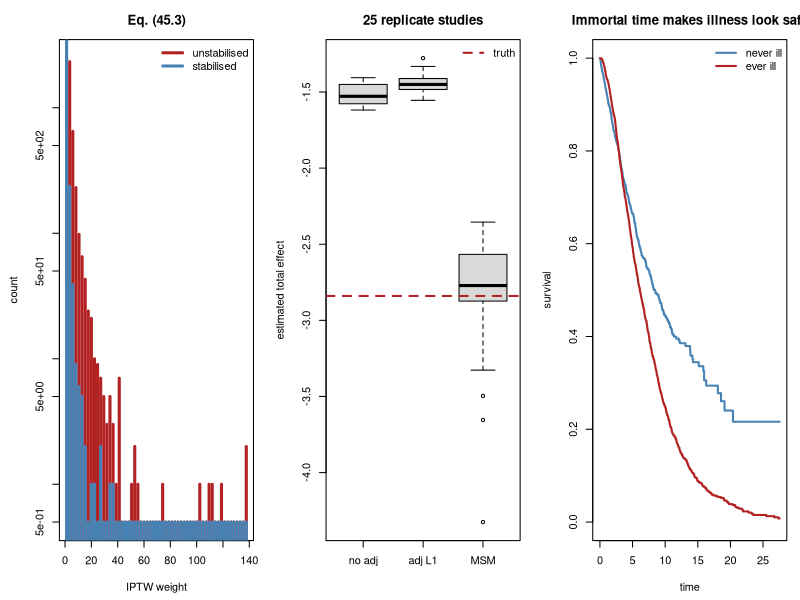

Reproduce this figure in R.
## ---- chunk 1
suppressPackageStartupMessages(library(survival))
MODULE_NAME <- "45_longitudinal_causal"
OUT <- file.path(Sys.getenv("STATS_OUT", unset = "results"), MODULE_NAME)
dir.create(OUT, recursive = TRUE, showWarnings = FALSE)
header <- function(txt) cat("\n", strrep("=", 72), "\n", txt, "\n",
                            strrep("=", 72), "\n", sep = "")
set.seed(45)
TRUE_PER_PERIOD <- -1.0       # effect of one period of treatment on Y
## ---- chunk 2
header("1. Simulating the structure in eq. (45.1)")
simulate_study <- function(n = 6000, seed = 0, effect = TRUE_PER_PERIOD) {
  set.seed(seed)
  U <- rnorm(n)                             # stable frailty, unobserved
  L0 <- rnorm(n) + 0.8 * U                  # baseline biomarker
  A0 <- as.numeric(runif(n) < plogis(0.9 * L0))
  # L1 responds to treatment AND to frailty: mediator and confounder at once.
  L1 <- 0.7 * L0 + 0.9 * U - 1.4 * A0 + rnorm(n)
  A1 <- as.numeric(runif(n) < plogis(0.9 * L1))
  Y <- effect * (A0 + A1) + 1.1 * U + 0.6 * L1 + rnorm(n)
  data.frame(U = U, L0 = L0, A0 = A0, L1 = L1, A1 = A1, Y = Y, cum = A0 + A1)
}
## ---- chunk 3
true_mean <- function(a0, a1, n = 400000, seed = 99,
                      effect = TRUE_PER_PERIOD) {
  set.seed(seed)
  U <- rnorm(n)
  L0 <- rnorm(n) + 0.8 * U
  L1 <- 0.7 * L0 + 0.9 * U - 1.4 * a0 + rnorm(n)
  mean(effect * (a0 + a1) + 1.1 * U + 0.6 * L1 + rnorm(n))
}
BASE <- true_mean(0, 0)
TRUE_A0 <- true_mean(1, 0) - BASE
TRUE_A1 <- true_mean(0, 1) - BASE
TRUE_BOTH <- true_mean(1, 1) - BASE
d <- simulate_study(seed = 1)
cat(sprintf("  n = %d, direct effect per period = %.1f\n", nrow(d),
            TRUE_PER_PERIOD))
cat("\n  TRUE effects, obtained by intervening on the simulation:\n")
cat(sprintf("    treat at t0 only : %+.3f   (direct %+.2f, plus %+.2f through L1)\n",
            TRUE_A0, TRUE_PER_PERIOD, -1.4 * 0.6))
cat(sprintf("    treat at t1 only : %+.3f   (direct only; nothing downstream)\n",
            TRUE_A1))
cat(sprintf("    treat in both    : %+.3f\n", TRUE_BOTH))
cat("\n  The two periods do NOT have the same total effect, because only A0\n")
cat("  has a mediated path. An MSM with a single 'cumulative treatment'\n")
cat("  coefficient would be misspecified here.\n")
cat(sprintf("  treated at t0: %.1f%%; treated at t1: %.1f%%\n",
            100 * mean(d$A0), 100 * mean(d$A1)))
cat("\n  L1 is caused by A0 (coefficient -1.4) and predicts A1:\n")
cat(sprintf("    mean L1 | A0=0 : %+.3f\n", mean(d$L1[d$A0 == 0])))
cat(sprintf("    mean L1 | A0=1 : %+.3f\n", mean(d$L1[d$A0 == 1])))
cat(sprintf("    corr(L1, A1)   : %+.3f\n", cor(d$L1, d$A1)))
cat("\n  Treatment at t0 lowers the biomarker, and a low biomarker makes
  treatment at t1 less likely. So L1 sits on the causal path from A0 to Y and
  simultaneously confounds A1.\n")
## ---- chunk 4
header("2. Adjust for L1, or do not: both are wrong")
models <- list("Y ~ cum (no adjustment)" = Y ~ cum,
               "Y ~ cum + L0" = Y ~ cum + L0,
               "Y ~ cum + L0 + L1 (adjust the mediator)" = Y ~ cum + L0 + L1,
               "Y ~ cum + L0 + L1 + U (impossible)" = Y ~ cum + L0 + L1 + U)
cat(sprintf("  true effect of treatment in BOTH periods = %.3f\n\n", TRUE_BOTH))
cat(sprintf("  %-44s%11s%9s\n", "model", "estimate", "bias"))
for (nm in names(models)) {
  b <- coef(lm(models[[nm]], data = d))[["cum"]] * 2
  cat(sprintf("  %-44s%11.3f%9.3f\n", nm, b, b - TRUE_BOTH))
}
cat("\n  Not adjusting for L1 leaves A1 confounded by the biomarker. Adjusting
  for L1 blocks the pathway through which A0 acts, and additionally conditions
  on a collider (L1 is caused by both A0 and U), which opens a new bias.

  Even the impossible model, which adjusts for the unobserved frailty U, does
  not recover the total effect, because it still blocks the mediated path.

  There is no covariate set that fixes this. The problem is not a missing
  variable, it is that one variable has two incompatible roles.\n")
## ---- chunk 5
header("3. Stabilised weights and the MSM (45.2)-(45.3)")
msm_weights <- function(d, stabilise = TRUE, truncate = NULL) {
  # Denominator: treatment model given the full measured history.
  p0_d <- predict(glm(A0 ~ L0, binomial(), d), type = "response")
  p1_d <- predict(glm(A1 ~ L1 + L0 + A0, binomial(), d), type = "response")
  den <- ifelse(d$A0 == 1, p0_d, 1 - p0_d) * ifelse(d$A1 == 1, p1_d, 1 - p1_d)
  num <- 1
  if (stabilise) {
    p0_n <- predict(glm(A0 ~ 1, binomial(), d), type = "response")
    p1_n <- predict(glm(A1 ~ A0, binomial(), d), type = "response")
    num <- ifelse(d$A0 == 1, p0_n, 1 - p0_n) *
           ifelse(d$A1 == 1, p1_n, 1 - p1_n)
  }
  w <- num / den
  if (!is.null(truncate))
    w <- pmin(pmax(w, quantile(w, truncate / 100)),
              quantile(w, 1 - truncate / 100))
  w
}
## ---- chunk 6
acc <- matrix(NA_real_, 25, 6)
for (i in 1:25) {
  di <- simulate_study(n = 6000, seed = 1200 + i)
  f1 <- coef(lm(Y ~ A0 + A1 + L0, data = di))
  f2 <- coef(lm(Y ~ A0 + A1 + L0 + L1, data = di))
  fm <- coef(lm(Y ~ A0 + A1, data = di, weights = msm_weights(di)))
  acc[i, ] <- c(f1[["A0"]], f1[["A1"]], f2[["A0"]], f2[["A1"]],
                fm[["A0"]], fm[["A1"]])
}
m <- colMeans(acc)
cat("  mean over 25 replicate studies of n = 6,000\n\n")
cat(sprintf("  %-40s%11s%11s%9s%9s\n", "method", "A0 effect", "A1 effect",
            "both", "bias"))
for (z in list(list("regression adjusting L0 only", 1, 2),
               list("regression adjusting L0 and L1", 3, 4),
               list("MSM by stabilised IPTW (45.3)", 5, 6))) {
  tot <- m[z[[2]]] + m[z[[3]]]
  cat(sprintf("  %-40s%11.3f%11.3f%9.3f%9.3f\n", z[[1]], m[z[[2]]],
              m[z[[3]]], tot, tot - TRUE_BOTH))
}
cat(sprintf("  %-40s%11.3f%11.3f%9.3f%9.3f\n", "TRUTH (by intervention)",
            TRUE_A0, TRUE_A1, TRUE_BOTH, 0))
w <- msm_weights(d)
cat("\n  The MSM recovers both effects, including the larger total effect of
  A0 that runs partly through L1. The weights build a pseudo-population in
  which L1 no longer predicts A1, so the confounding is removed WITHOUT
  conditioning on the mediator, which is why the mediated path survives in the
  estimate.

  The regression adjusting for L1 does the opposite: it recovers roughly the
  DIRECT effect of A0 and loses the mediated part entirely.

  Note the MSM still assumes no unmeasured confounding of treatment, which
  here means it would fail if U affected treatment directly. Weighting fixes
  the structural problem, not the ignorability assumption.\n")
## ---- chunk 7
header("4. Weight diagnostics, and why stabilisation matters")
w_un <- msm_weights(d, stabilise = FALSE)
cat(sprintf("  %-26s%8s%9s%10s%10s%9s\n", "weights", "mean", "SD", "max",
            "ESS", "ESS %"))
for (z in list(list("unstabilised", w_un), list("stabilised (45.3)", w),
               list("stabilised + 1% trim", msm_weights(d, truncate = 1)))) {
  ww <- z[[2]]
  ess <- sum(ww)^2 / sum(ww^2)
  cat(sprintf("  %-26s%8.3f%9.3f%10.2f%10.0f%9.1f\n", z[[1]], mean(ww),
              sd(ww), max(ww), ess, 100 * ess / nrow(d)))
}
cat("\n  Stabilised weights have mean near 1 and a far smaller spread, which
  is why they are the default: same estimand, much lower variance.

  The effective sample size is the number to report. A study of 6,000 people
  whose weights leave an ESS of 2,000 has the precision of a study of 2,000,
  and if the ESS collapses the estimate is being driven by a handful of
  individuals with extreme weights.

  Truncation buys stability and introduces bias. State the rule you used and
  show the estimate with and without it.\n")
## ---- chunk 8
header("5. When some people could never have been treated")
cat(sprintf("  %-30s%14s%13s%15s\n", "treatment model strength",
            "min P(treat)", "max weight", "MSM estimate"))
for (strength in c(0.9, 2.0, 4.0)) {
  set.seed(9)
  n <- 6000
  U <- rnorm(n); L0 <- rnorm(n) + 0.8 * U
  A0 <- as.numeric(runif(n) < plogis(strength * L0))
  L1 <- 0.7 * L0 + 0.9 * U - 1.4 * A0 + rnorm(n)
  A1 <- as.numeric(runif(n) < plogis(strength * L1))
  Y <- TRUE_PER_PERIOD * (A0 + A1) + 1.1 * U + 0.6 * L1 + rnorm(n)
  dd <- data.frame(L0 = L0, A0 = A0, L1 = L1, A1 = A1, Y = Y, cum = A0 + A1)
  ww <- msm_weights(dd)
  p1 <- predict(glm(A1 ~ L1 + L0 + A0, binomial(), dd), type = "response")
  est <- coef(lm(Y ~ cum, data = dd, weights = ww))[[2]] * 2
  cat(sprintf("  %-30.1f%14.4f%13.1f%15.3f\n", strength,
              min(min(p1), 1 - max(p1)), max(ww), est))
}
cat(sprintf("  %-30s%14s%13s%15.3f\n", "TRUTH", "", "", TRUE_BOTH))
cat("\n  As the treatment becomes more deterministic, some people have almost
  no chance of receiving the treatment they did not receive. Their weights
  explode and the estimate degrades.

  This is a POSITIVITY violation, and it is the reason to inspect the
  predicted probability distribution before weighting. If a subgroup never
  receives one of the treatments, no method can tell you what would have
  happened to them; the honest move is to restrict the population and say
  so.\n")
## ---- chunk 9
header("6. Illness-death: more than one thing can happen (45.4)")
set.seed(12)
n <- 4000
# Healthy -> Ill -> Dead, with direct Healthy -> Dead too.
rate_ill <- 0.12; rate_death_h <- 0.05; rate_death_i <- 0.30
t_ill <- rexp(n, rate_ill)
t_death_h <- rexp(n, rate_death_h)
becomes_ill <- t_ill < t_death_h
t_entry_ill <- ifelse(becomes_ill, t_ill, Inf)
t_death <- ifelse(becomes_ill, t_ill + rexp(n, rate_death_i), t_death_h)
cens <- rexp(n, 1 / 8)
obs <- pmin(t_death, cens); died <- t_death <= cens
cat(sprintf("  transition intensities (45.4): healthy->ill %.2f, healthy->dead %.2f, ill->dead %.2f\n\n",
            rate_ill, rate_death_h, rate_death_i))
cat(sprintf("  %-44s%10s\n", "quantity", "value"))
cat(sprintf("  %-44s%9.1f%%\n", "became ill before dying", 100 * mean(becomes_ill)))
cat(sprintf("  %-44s%9.1f%%\n", "died during follow-up", 100 * mean(died)))
# The mistake: treat illness as a fixed baseline covariate.
ever_ill <- becomes_ill & (t_entry_ill <= obs)
naive <- t.test(obs[ever_ill], obs[!ever_ill])
cat("\n  Naive comparison, 'ever ill' as a baseline group:\n")
cat(sprintf("    mean follow-up if ever ill    : %.2f\n", mean(obs[ever_ill])))
cat(sprintf("    mean follow-up if never ill   : %.2f\n", mean(obs[!ever_ill])))
cat(sprintf("    p = %.2e\n", naive$p.value))
cat("\n  To be classified as 'ever ill' you must first survive long enough to
  become ill, so the comparison is contaminated by immortal time, exactly as
  in Module 38. Illness is a STATE ENTERED AT A TIME, not a baseline
  attribute.

  The multi-state formulation keeps each transition separate: each intensity
  in (45.4) is estimated on the people actually at risk of that transition at
  that moment. Competing risks (Module 38) is the special case where the
  states are absorbing and there is no recovery.\n")
# Show the fix: split follow-up at the moment of illness.
rows <- list()
for (i in seq_len(n)) {
  if (becomes_ill[i] && t_entry_ill[i] < obs[i]) {
    rows[[length(rows) + 1]] <- c(0, t_entry_ill[i], 0, 0)
    rows[[length(rows) + 1]] <- c(t_entry_ill[i], obs[i], as.integer(died[i]), 1)
  } else {
    rows[[length(rows) + 1]] <- c(0, obs[i], as.integer(died[i]), 0)
  }
}
tv <- as.data.frame(do.call(rbind, rows))
names(tv) <- c("start", "stop", "event", "ill")
tv <- tv[tv$stop > tv$start, ]
py <- tapply(tv$stop - tv$start, tv$ill, sum)
ev <- tapply(tv$event, tv$ill, sum)
cat("  Splitting follow-up at the moment of illness:\n")
cat(sprintf("    death rate while healthy : %.3f per unit time (true %.2f)\n",
            ev[["0"]] / py[["0"]], rate_death_h))
cat(sprintf("    death rate while ill     : %.3f per unit time (true %.2f)\n",
            ev[["1"]] / py[["1"]], rate_death_i))
## ---- chunk 10
png(file.path(OUT, "longitudinal_causal.png"), width = 1300, height = 450)
par(mfrow = c(1, 3), mar = c(4.5, 4.5, 3, 1))
br <- seq(0, max(c(w_un, w)) + 0.2, length.out = 60)
h1 <- hist(w_un, breaks = br, plot = FALSE)
h2 <- hist(w, breaks = br, plot = FALSE)
plot(h1$mids, pmax(h1$counts, 0.5), type = "h", log = "y", col = "firebrick",
     lwd = 3, xlab = "IPTW weight", ylab = "count", main = "Eq. (45.3)")
points(h2$mids, pmax(h2$counts, 0.5), type = "h", col = "steelblue", lwd = 3)
legend("topright", c("unstabilised", "stabilised"), lwd = 3, bty = "n",
       col = c("firebrick", "steelblue"))
boxplot(list(`no adj` = acc[, 1] + acc[, 2], `adj L1` = acc[, 3] + acc[, 4],
             MSM = acc[, 5] + acc[, 6]), col = "grey85",
        ylab = "estimated total effect",
        main = "25 replicate studies")
abline(h = TRUE_BOTH, col = "firebrick", lwd = 2, lty = 2)
legend("topright", "truth", lty = 2, lwd = 2, col = "firebrick", bty = "n")
km_h <- survfit(Surv(obs[!ever_ill], died[!ever_ill]) ~ 1)
km_i <- survfit(Surv(obs[ever_ill], died[ever_ill]) ~ 1)
plot(km_h, conf.int = FALSE, col = "steelblue", lwd = 2, xlab = "time",
     ylab = "survival", main = "Immortal time makes illness look safe")
lines(km_i, conf.int = FALSE, col = "firebrick", lwd = 2)
legend("topright", c("never ill", "ever ill"), lwd = 2, bty = "n",
       col = c("steelblue", "firebrick"))
invisible(dev.off())
cat("\nFigure written to", file.path(OUT, "longitudinal_causal.png"), "\n")
## ---- chunk 11

## ---- chunk 12
# sim_fb <- function(fb, seed = 0, n = 5000) {
#   set.seed(seed)
#   U <- rnorm(n); L0 <- rnorm(n) + 0.8 * U
#   A0 <- as.numeric(runif(n) < plogis(0.9 * L0))
#   L1 <- 0.7 * L0 + 0.9 * U - fb * A0 + rnorm(n)
#   A1 <- as.numeric(runif(n) < plogis(0.9 * L1))
#   Y <- TRUE_PER_PERIOD * (A0 + A1) + 1.1 * U + 0.6 * L1 + rnorm(n)
#   data.frame(L0 = L0, A0 = A0, L1 = L1, A1 = A1, Y = Y, cum = A0 + A1)
# }
# cat(sprintf("  %-22s%10s%10s%10s\n", "A0 -> L1 feedback", "no adj",
#             "adj L1", "MSM"))
# for (fb in c(0.0, 0.5, 1.4, 2.5)) {
#   dd <- sim_fb(fb, seed = 31)
#   a <- coef(lm(Y ~ cum + L0, data = dd))[[2]] * 2
#   b <- coef(lm(Y ~ cum + L0 + L1, data = dd))[[2]] * 2
#   cc <- coef(lm(Y ~ cum, data = dd, weights = msm_weights(dd)))[[2]] * 2
#   cat(sprintf("  %-22.1f%10.3f%10.3f%10.3f\n", fb, a, b, cc))
# }
# cat("\n  (the true total effect changes with the feedback, because the
#   mediated path is part of it: it is -2.0 at fb = 0 and more negative as
#   fb grows)\n")
#
# ## With NO feedback (fb = 0) the problem disappears: L1 is a plain
# ## confounder, adjusting for it is correct, and the methods roughly agree.
# ## That is worth seeing, because it shows g-methods are not needed
# ## everywhere.
# ##
# ## As the feedback grows, the two regressions move in OPPOSITE directions
# ## while the MSM tracks the (moving) truth. Opposite directions is the
# ## diagnostic signature: if adjusting and not adjusting for a time-varying
# ## covariate give answers that straddle rather than bracket, you have this
# ## structure.
# ##
# ## The condition for needing g-methods is precise: a covariate that both
# ## predicts later treatment AND is affected by earlier treatment.
## ---- chunk 13

## ---- chunk 14
# sim_u <- function(u_on_a, seed = 0, n = 6000) {
#   set.seed(seed)
#   U <- rnorm(n); L0 <- rnorm(n) + 0.8 * U
#   A0 <- as.numeric(runif(n) < plogis(0.9 * L0 + u_on_a * U))
#   L1 <- 0.7 * L0 + 0.9 * U - 1.4 * A0 + rnorm(n)
#   A1 <- as.numeric(runif(n) < plogis(0.9 * L1 + u_on_a * U))
#   Y <- TRUE_PER_PERIOD * (A0 + A1) + 1.1 * U + 0.6 * L1 + rnorm(n)
#   data.frame(L0 = L0, A0 = A0, L1 = L1, A1 = A1, Y = Y, cum = A0 + A1)
# }
# cat(sprintf("  true total effect = %.3f\n\n", TRUE_BOTH))
# cat(sprintf("  %-28s%14s%9s\n", "U -> treatment strength", "MSM estimate",
#             "bias"))
# for (uo in c(0.0, 0.4, 0.8, 1.5)) {
#   dd <- sim_u(uo, seed = 41)
#   est <- coef(lm(Y ~ cum, data = dd, weights = msm_weights(dd)))[[2]] * 2
#   cat(sprintf("  %-28.1f%14.3f%9.3f\n", uo, est, est - TRUE_BOTH))
# }
#
# ## The MSM is unbiased only in the first row. As soon as an unmeasured
# ## variable influences treatment, the weights are computed from the wrong
# ## model and the bias returns.
# ##
# ## This is the honest limitation and it mirrors Module 22 and exercise E4:
# ## g-methods solve the STRUCTURAL problem of a mediator-confounder, they do
# ## not solve ignorability. No weighting scheme can adjust for something you
# ## did not measure.
# ##
# ## Report a sensitivity analysis: how strong would U have to be to move the
# ## estimate to null? That is the E-value logic applied to a longitudinal
# ## setting.
## ---- chunk 15

## ---- chunk 16
# ## Naive: 'ever ill' as a baseline covariate.
# naive_df <- data.frame(T = obs, E = as.integer(died),
#                        ill = as.integer(ever_ill))
# cn <- coxph(Surv(T, E) ~ ill, data = naive_df)
# ## Correct: split follow-up at the moment of illness (already built as `tv`).
# cph <- coxph(Surv(start, stop, event) ~ ill, data = tv)
# true_hr <- rate_death_i / rate_death_h
# cat(sprintf("  true hazard ratio for illness = %.2f\n\n", true_hr))
# cat(sprintf("  %-42s%9s%9s\n", "analysis", "HR", "bias"))
# cat(sprintf("  %-42s%9.2f%9.2f\n", "ill as a BASELINE covariate",
#             exp(coef(cn)[[1]]), exp(coef(cn)[[1]]) - true_hr))
# cat(sprintf("  %-42s%9.2f%9.2f\n", "ill as a TIME-DEPENDENT covariate",
#             exp(coef(cph)[[1]]), exp(coef(cph)[[1]]) - true_hr))
#
# ## The baseline analysis understates the hazard dramatically, and can even
# ## reverse it, because everyone in the 'ill' group is guaranteed to have
# ## survived until they became ill. That immortal person-time is credited to
# ## the illness state.
# ##
# ## Splitting the follow-up assigns each person-day to the state they were
# ## actually in, and recovers the true ratio.
# ##
# ## The general rule, which covers Module 38's landmark analysis and this
# ## module's multi-state models: a variable measured AFTER baseline must
# ## enter the model as time-dependent, or the analysis must start the clock
# ## at the moment the variable is known.
